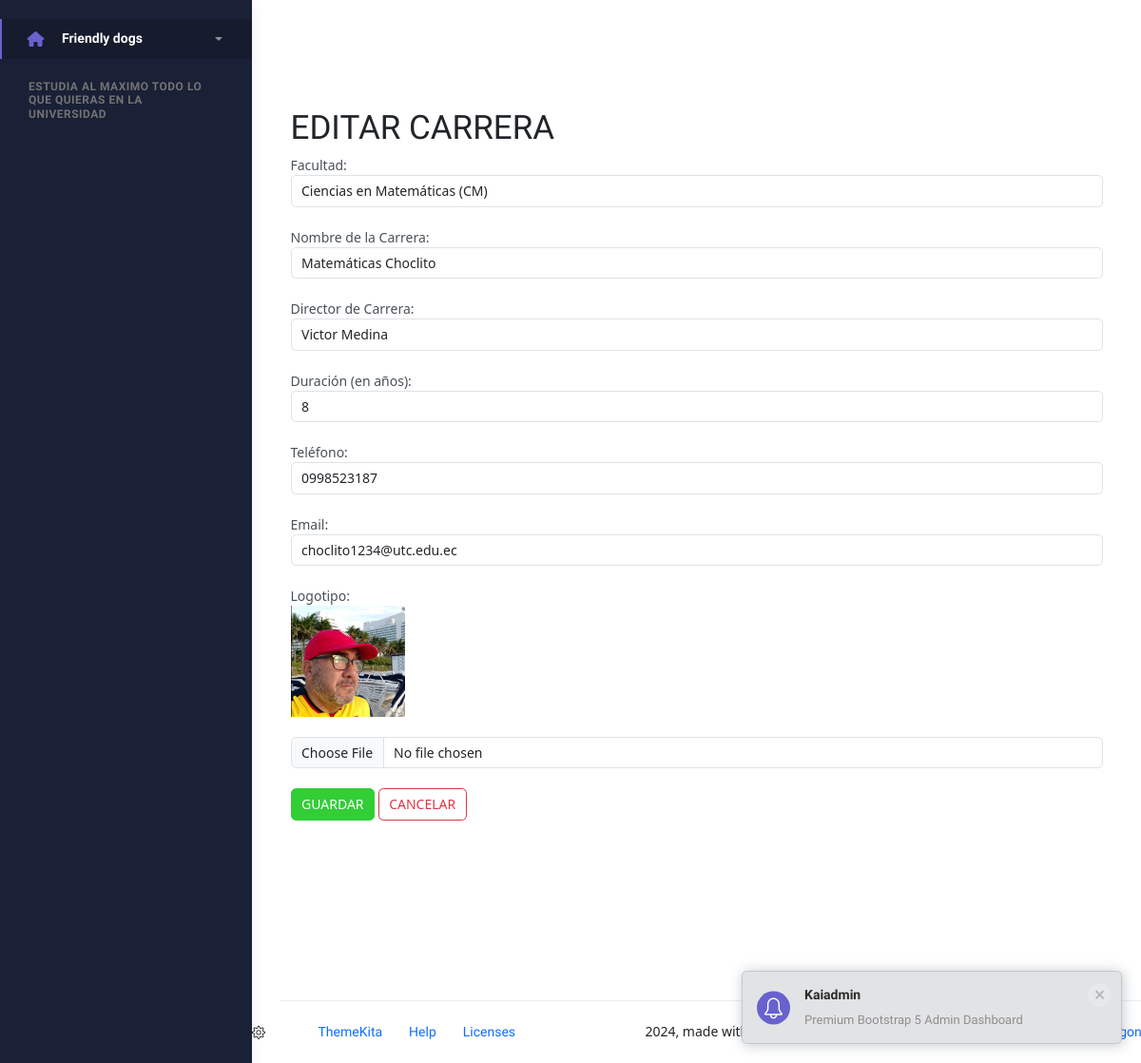
Screenshot of /inicioCareer/editarCarrera/1/ with the database file from the repository.
### Aplicaciones/Career/models.py (models this page shows, shortened)
class Careers(models.Model):
    id = models.AutoField(primary_key=True)
    facultad = models.ForeignKey( Facultys, on_delete = models.CASCADE )
    name_career = models.CharField(max_length=150)
    directory_car = models.CharField(max_length=15, null=True, blank=True)
    duration_years = models.IntegerField(null=True, blank=True)
    phone_car = models.CharField(max_length=15, null=True, blank=True)
    email_car = models.CharField(max_length=50, null=True, blank=True)
    logo = models.FileField(
        upload_to='cargos',
        null=True,
        blank=True
    )

### Aplicaciones/Faculty/models.py (models this page shows, shortened)
class Facultys(models.Model):
    id = models.AutoField(primary_key=True)
    nombre_facultad = models.CharField(max_length=100)
    acronym_fac = models.CharField(max_length=15, null=True, blank=True)
    dean_name_fac = models.CharField(max_length=150, null=True, blank=True)
    phone_fac = models.CharField(max_length=15, null=True, blank=True)
    email_fac = models.CharField(max_length=50, null=True, blank=True)
    logo_fac = models.FileField(
        upload_to='cargos',
        null=True,
        blank=True
    )
    year_fundation_fac = models.IntegerField(null=True, blank=True)

### Aplicaciones/Career/views.py (the view)
# urls.py: path('editarCarrera/<int:id>/', views.editarCarrera, name='editarCarrera'),
def editarCarrera(request, id):
    car = get_object_or_404(Careers, id=id)
    facultades = Facultys.objects.all()
    return render(request, "EditCareer.html", {
        'career': car,
        'facultades': facultades
    })

### Aplicaciones/Career/templates/EditCareer.html (shortened to what this page needs)
{% extends "plantilla.html" %}
{% load static %}
{% block contenido %}
<h1>EDITAR CARRERA</h1>
<form action="{% url 'guardarEdicionCarrera' %}" method="post" id="frm_editarCarrera" enctype="multipart/form-data">
    <label for="facultad">Facultad:</label><br>
    <select class="form-control" name="facultad" id="facultad" required>
        {% for f in facultades %}
            <option value="{{ f.id }}" {% if career.facultad.id == f.id %}selected{% endif %}>
                {{ f.nombre_facultad }} ({{ f.acronym_fac }})
            </option>
        {% endfor %}
    </select>
    <br>
    <label for="name_career">Nombre de la Carrera:</label><br>
    <input class="form-control" type="text" name="name_career" id="name_career" value="{{ career.name_career }}"> <br>
    <label for="directory_car">Director de Carrera:</label><br>
    <input class="form-control" type="text" name="directory_car" id="directory_car" value="{{ career.directory_car }}"> <br>
    <label for="duration_years">Duración (en años):</label><br>
    <input class="form-control" type="number" name="duration_years" id="duration_years" value="{{ career.duration_years }}"> <br>
    <label for="phone_car">Teléfono:</label><br>
    <input class="form-control" type="text" name="phone_car" id="phone_car" value="{{ career.phone_car }}"> <br>
    <label for="email_car">Email:</label><br>
    <input class="form-control" type="email" name="email_car" id="email_car" value="{{ career.email_car }}"> <br>
    <label for="logo">Logotipo:</label><br>
    {% if career.logo %}
        <img src="{{ career.logo.url }}" alt="Logo actual" width="120"><br><br>
    {% else %}
        <small>No hay logotipo cargado</small><br><br>
    {% endif %}
    <input class="form-control" type="file" name="logo" id="logo">
    <br>
    <button class="btn btn-success" type="submit">GUARDAR</button>
    <a class="btn btn-outline-danger" href="{% url 'inicioCareer' %}">CANCELAR</a>
</form>
{% endblock %}

### rows the page displays
Careers: facultad "Ciencias en Matemáticas (CM)", name_career "Matemáticas Choclito", directory_car "Victor Medina", duration_years "8", phone_car "0998523187", email_car "choclito1234@utc.edu.ec", logo (picture)
